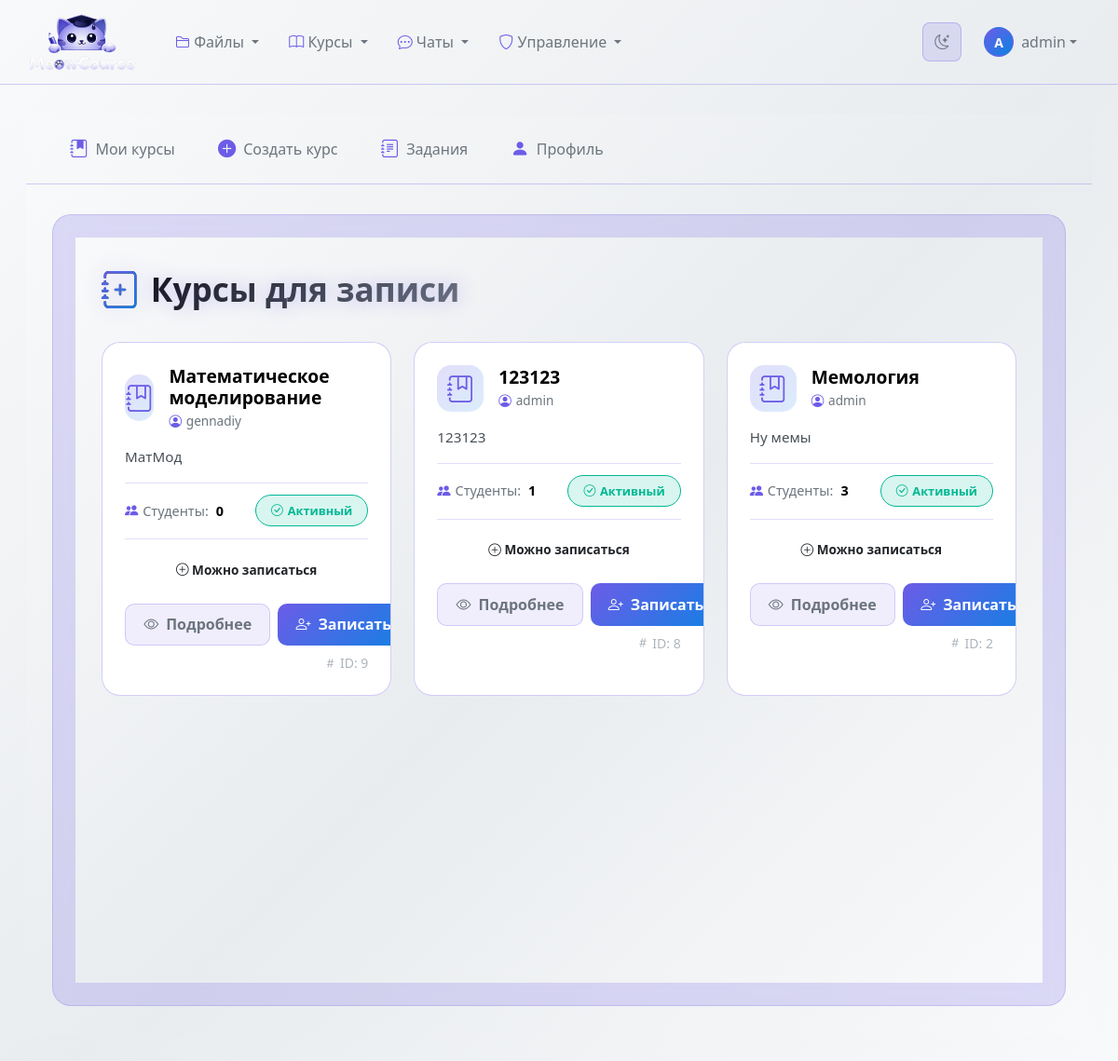
Screenshot of /courses-for-enrollment/ (signed in) with the database file from the repository.
### classroom_core/models.py (models this page shows, shortened)
class Course(models.Model):
    STATUS_CHOICES = [
       ('draft', 'Черновик'),
       ('active', 'Активный'),
       ('archived', 'Архивирован'),
       ('completed', 'Завершён'),
    ]
    title = models.CharField(max_length=255)
    description = models.TextField()
    short_description = models.CharField(max_length=200, blank=True)
    code = models.CharField(max_length=20, unique=True, blank=True)
    instructor = models.ForeignKey(
        User,
        on_delete=models.CASCADE,
        related_name='courses_created'
    )
    teaching_assistants = models.ManyToManyField(
        User,
        blank=True,
        related_name='courses_assisting'
    )
    students = models.ManyToManyField(
        User,
        blank=True,
        related_name='courses_enrolled'
    )
    student_groups = models.ManyToManyField(
        StudentGroup,
        blank=True,
        related_name='courses_enrolled',
        help_text='Группы студентов, зачисленные на курс'
    )
    status = models.CharField(
        max_length=20,
        choices=STATUS_CHOICES,
        default='draft'
    )
    start_date = models.DateField(null=True, blank=True)
    end_date = models.DateField(null=True, blank=True)
    created_at = models.DateTimeField(auto_now_add=True)
    updated_at = models.DateTimeField(auto_now=True)
    cover_image = models.ImageField(
        upload_to='course_covers/',
        null=True,
        blank=True
    )
    color = models.CharField(max_length=7, default='#3498db')
    is_public = models.BooleanField(default=False)
    allow_self_enrollment = models.BooleanField(default=True)
    max_students = models.IntegerField(null=True, blank=True)
    class_days = models.CharField(max_length=100, blank=True)
    class_time = models.CharField(max_length=100, blank=True)
    class Meta:
        ordering = ['-created_at']
        verbose_name = 'Курс'
        verbose_name_plural = 'Курсы'
    def __str__(self):
        return self.title
    def get_student_count(self):
        return self.students.count()

### classroom_core/views.py (the view)
# urls.py: path('courses-for-enrollment/', views.for_enrollment_course_list, name='for_enrollment_course_list'),
@login_required
def for_enrollment_course_list(request):
    courses = Course.objects.filter(status='active')
    print(courses)
    user_requests = CourseEnrollmentRequest.objects.filter(
        student=request.user
    ).select_related('course')
    requests_dict = {}
    for req in user_requests:
        requests_dict[req.course_id] = req
    courses_with_status = []
    for course in courses:
        if course.students.filter(id=request.user.id).exists():
            continue
        enrollment_request = requests_dict.get(course.id)
        if enrollment_request is None:
            enrollment_status = 'not_enrolled'
            enrollment_request_id = None
        elif enrollment_request.status == 'pending':
            enrollment_status = 'pending'
            enrollment_request_id = enrollment_request.id
        elif enrollment_request.status == 'approved':
            enrollment_status = 'approved'
            enrollment_request_id = enrollment_request.id
        elif enrollment_request.status == 'rejected':
            enrollment_status = 'rejected'
            enrollment_request_id = enrollment_request.id
        else:
            enrollment_status = 'not_enrolled'
            enrollment_request_id = None
        courses_with_status.append({
            'course': course,
            'enrollment_status': enrollment_status,
            'enrollment_request_id': enrollment_request_id,
        })
    paginator = Paginator(courses_with_status, 12)
    page_number = request.GET.get('page')
    page_obj = paginator.get_page(page_number)
    context = {
        'page_obj': page_obj,
    }
    return render(request, 'classroom_core/for_enrollment_course_list.html', context)

### templates/classroom_core/for_enrollment_course_list.html (shortened to what this page needs)
{% extends "classroom_core/base_courses.html" %}
{% block courses_content %}
<div class="theme-courses">
    <div class="container">
        <div class="page-header">
            <h1 class="page-title">
                <i class="bi bi-journal-plus"></i>
                Курсы для записи
            </h1>
        </div>
        <div class="row g-4">
            {% for item in page_obj %}
            <div class="col-md-6 col-lg-4">
                <div class="course-card" data-index="{{ forloop.counter }}">
                    <div class="card-body-custom">
                        <div class="d-flex align-items-center mb-3">
                            <div class="course-icon me-3">
                                <i class="bi bi-journal-bookmark"></i>
                            </div>
                            <div>
                                <h5 class="course-title">{{ item.course.title }}</h5>
                                <div class="instructor-info">
                                    <i class="bi bi-person-circle"></i>
                                    {{ item.course.instructor.username }}
                                </div>
                            </div>
                        </div>
                        <p class="course-description">{{ item.course.short_description|default:item.course.description|truncatechars:100 }}</p>
                        <div class="stats-row">
                            <div class="stat">
                                <i class="bi bi-people-fill"></i>
                                Студенты: <strong>{{ item.course.get_student_count }}</strong>
                            </div>
                            <div>
                                <span class="status-badge badge-active">
                                    <i class="bi bi-check-circle"></i>
                                    Активный
                                </span>
                            </div>
                        </div>
                        <div class="enrollment-status enrollment-{{ item.enrollment_status }}">
                            {% if item.enrollment_status == 'not_enrolled' %}
                                <i class="bi bi-plus-circle"></i>
                                Можно записаться
                            {% elif item.enrollment_status == 'pending' %}
                                <i class="bi bi-hourglass-split"></i>
                                Заявка на рассмотрении
                            {% elif item.enrollment_status == 'approved' %}
                                <i class="bi bi-check-circle-fill"></i>
                                Заявка одобрена
                            {% elif item.enrollment_status == 'rejected' %}
                                <i class="bi bi-x-circle-fill"></i>
                                Заявка отклонена
                            {% endif %}
                        </div>
                        <div class="button-group">
                            <a href="{% url 'classroom_core:course_detail' item.course.id %}" class="btn-outline-course">
                                <i class="bi bi-eye"></i>
                                Подробнее
                            </a>
                            {% if item.enrollment_status == 'not_enrolled' %}
                                <a href="{% url 'classroom_core:course_enrollment_request_create' item.course.id %}" class="btn-primary-course">
                                    <i class="bi bi-person-plus"></i>
                                    Записаться
                                </a>
                            {% elif item.enrollment_status == 'pending' %}
                                <a href="{% url 'classroom_core:course_enrollment_request_detail' item.enrollment_request_id %}" class="btn-outline-course">
                                    <i class="bi bi-clock-history"></i>
                                    Статус заявки
                                </a>
                            {% elif item.enrollment_status == 'approved' %}
                                <a href="{% url 'classroom_core:course_enrollment_request_detail' item.enrollment_request_id %}" class="btn-outline-course">
                                    <i class="bi bi-check-circle"></i>
                                    Одобрено
                                </a>
                            {% elif item.enrollment_status == 'rejected' %}
                                <a href="{% url 'classroom_core:course_enrollment_request_detail' item.enrollment_request_id %}" class="btn-outline-course">
                                    <i class="bi bi-x-circle"></i>
                                    Отклонено
                                </a>
                            {% endif %}
                        </div>
                        <div class="mt-2 text-end small" style="color: var(--text-disabled);">
                            <i class="bi bi-hash"></i> ID: {{ item.course.id }}
                        </div>
                    </div>
                </div>
            </div>
            {% endfor %}
        </div>
    </div>
</div>
{% endblock %}

### templates/base.html (shortened to what this page needs)
{% load static %}
<!DOCTYPE html>
<html lang="ru">
<head>
    <link href="https://cdn.jsdelivr.net/npm/bootstrap@5.3.0/dist/css/bootstrap.min.css" rel="stylesheet">
    <link rel="stylesheet" href="https://cdn.jsdelivr.net/npm/bootstrap-icons@1.10.0/font/bootstrap-icons.css">
    <link id="theme-stylesheet" rel="stylesheet" href="{% static 'css/themes/light.css' %}" data-light-href="{% static 'css/themes/light.css' %}" data-dark-href="{% static 'css/themes/dark.css' %}">
</head>
<body>
    <nav class="navbar navbar-expand-lg navbar">
        <div class="container-fluid">
            <a class="navbar-brand d-flex align-items-center" href="{% url 'classroom_core:course_list' %}">
                <img src="{% static 'images/logo.png' %}"
                    alt="MeowCourse"
                    class="me-2"
                    style="width: 120px; height: auto; max-height: 64px; object-fit: contain;">
            </a>
            <div class="collapse navbar-collapse" id="navbarNav">
                <ul class="navbar-nav me-auto">
                    <li class="nav-item dropdown">
                        <a class="nav-link dropdown-toggle" href="#" role="button" data-bs-toggle="dropdown">
                            <i class="bi bi-folder2"></i> Файлы
                        </a>
                    </li>
                    <li class="nav-item dropdown">
                        <a class="nav-link dropdown-toggle" href="#" role="button" data-bs-toggle="dropdown">
                            <i class="bi bi-book"></i> Курсы
                        </a>
                    </li>
                    <li class="nav-item dropdown">
                        <a class="nav-link dropdown-toggle" href="#" role="button" data-bs-toggle="dropdown">
                            <i class="bi bi-chat-dots"></i> Чаты
                        </a>
                    </li>
                    {% if user.is_authenticated %}
                    {% if user.is_superuser or user.is_staff or user.profile.role == 'admin' %}
                    <li class="nav-item dropdown">
                        <a class="nav-link dropdown-toggle" href="#" role="button" data-bs-toggle="dropdown">
                            <i class="bi bi-shield"></i> Управление
                        </a>
                    </li>
                    {% endif %}
                    {% endif %}
                </ul>
                <div class="d-flex align-items-center gap-2">
                    <button id="theme-toggle" class="theme-toggle-btn" type="button" aria-label="Переключить тему">
                        <i class="bi bi-moon-stars"></i>
                    </button>
                    {% if user.is_authenticated %}
                    <div class="dropdown">
                        <a class="nav-link dropdown-toggle d-flex align-items-center" href="#" role="button" data-bs-toggle="dropdown">
                            <div class="user-avatar rounded-circle d-flex align-items-center justify-content-center" style="width: 32px; height: 32px; font-size: 0.875rem;">
                                {{ user.username|slice:":1"|upper }}
                            </div>
                            <span class="ms-2 d-none d-md-inline username-text">{{ user.username }}</span>
                        </a>
                    </div>
                    {% else %}
                    <a class="nav-link" href="{% url 'classroom_core:login' %}">
                        <i class="bi bi-box-arrow-in-right me-1"></i> Войти
                    </a>
                    {% endif %}
                </div>
            </div>
        </div>
    </nav>
    <div class="main-content">
        <div class="container-fluid">
            {% block content %}{% endblock %}
        </div>
    </div>
</body>
</html>

### rows the page displays
Course: course "Математическое моделирование", course.instructor.username "gennadiy", course.short_description "МатМод", course.get_student_count "0", course.id "9"
Course: course "123123", course.instructor.username "admin", course.short_description "123123", course.get_student_count "1", course.id "8"
Course: course "Мемология", course.instructor.username "admin", course.short_description "Ну мемы", course.get_student_count "3", course.id "2"

### other values shown
{{ user.username|slice:":1"|upper }} "A"
{{ user.username }} "admin"
